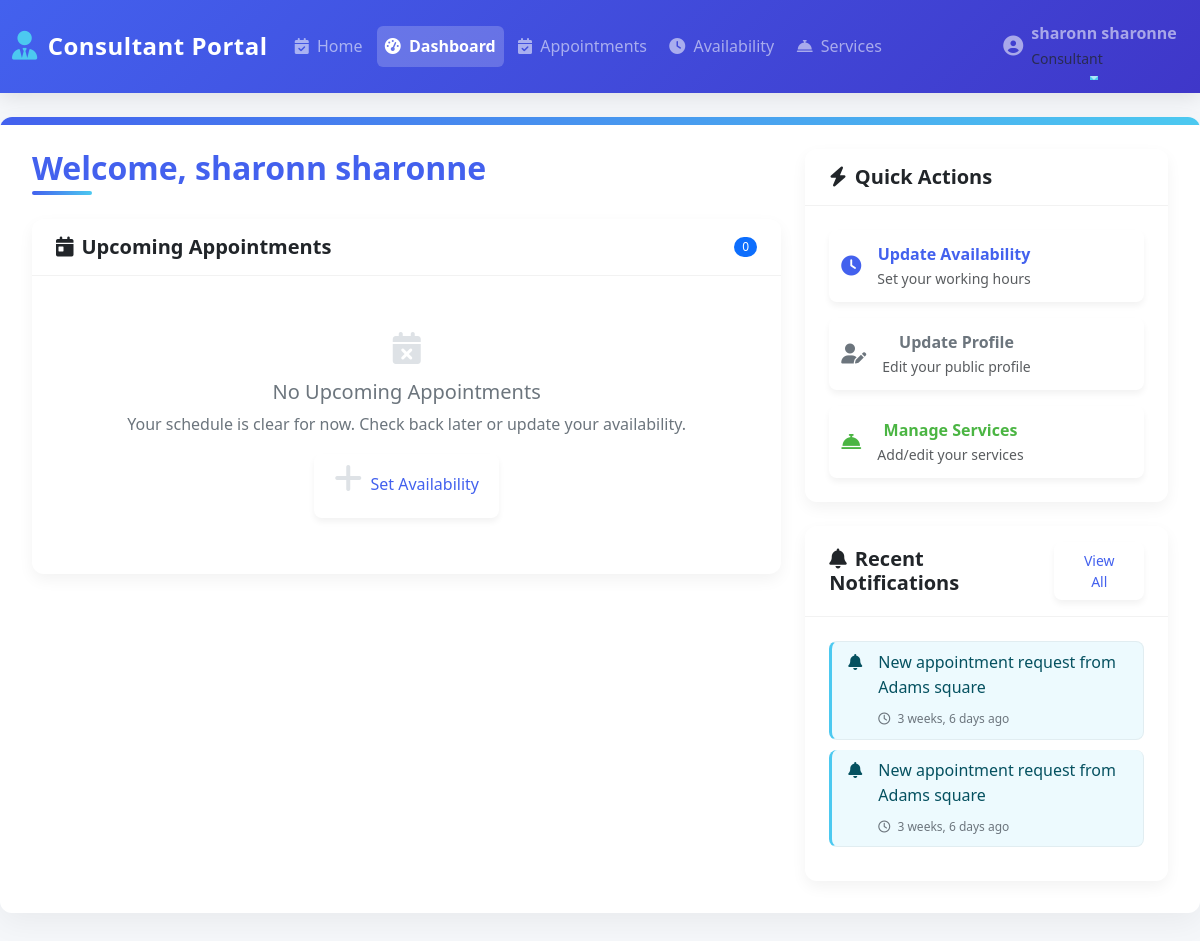
Screenshot of /consultant/dashboard/ (signed in) with the database file from the repository.
### assist/models.py (models this page shows, shortened)
class Consultant(models.Model):
    user = models.OneToOneField(
        User, on_delete=models.CASCADE, related_name="consultant_profile"
    )
    expertise = models.CharField(max_length=255)
    bio = models.TextField()
    hourly_rate = models.DecimalField(max_digits=8, decimal_places=2)
    is_active = models.BooleanField(default=True)
    photo = models.ImageField(upload_to="consultant/", null=True, blank=True)

class Notification(models.Model):
    user = models.ForeignKey(
        User, on_delete=models.CASCADE, related_name="notifications"
    )
    message = models.TextField()
    created_at = models.DateTimeField(auto_now_add=True)
    read = models.BooleanField(default=False)

### assist/views.py (the view)
@login_required
def consultant_dashboard(request):
    if not hasattr(request.user, "consultant_profile"):
        return redirect("access_denied")  # Or appropriate redirect
    consultant = request.user.consultant_profile
    upcoming_appointments = Appointment.objects.filter(
        consultant=consultant, start_time__gte=timezone.now(), status="confirmed"
    ).order_by("start_time")[:5]
    notifications = Notification.objects.filter(user=request.user, read=False).order_by(
        "-created_at"
    )[:5]
    context = {
        "consultant": consultant,
        "upcoming_appointments": upcoming_appointments,
        "notifications": notifications,
    }
    return render(request, "consultant/dashboard.html", context)

### assist/context_processors.py (called while the page is built)
def unread_notifications(request):
    unread_count = 0
    if request.user.is_authenticated:
        unread_count = request.user.notifications.filter(read=False).count()
    return {"unread_count": unread_count}

### assist/templates/consultant/dashboard.html (shortened to what this page needs)
{% extends 'consultant/base.html' %}
{% block content %}
<div class="row">
    <div class="col-lg-8">
        <h2 class="welcome-header">Welcome, {{ consultant.user.get_full_name }}</h2>
        <div class="card mt-4">
            <div class="card-header d-flex justify-content-between align-items-center">
                <h5><i class="fas fa-calendar-day me-2"></i>Upcoming Appointments</h5>
                <span class="badge bg-primary rounded-pill">{{ upcoming_appointments|length }}</span>
            </div>
            <div class="card-body">
                {% if upcoming_appointments %}
                    <div class="list-group">
                        {% for appointment in upcoming_appointments %}
                            <div class="list-group-item">
                                <div class="d-flex w-100 justify-content-between align-items-start">
                                    <div>
                                        <div class="d-flex align-items-center mb-2">
                                            <div class="avatar-sm me-3">
                                                <i class="fas fa-user-circle fa-2x text-muted"></i>
                                            </div>
                                            <div>
                                                <h6 class="mb-0">{{ appointment.client.user.get_full_name }}</h6>
                                                <small class="text-muted">
                                                    {% if appointment.service %}
                                                        {{ appointment.service.name }}
                                                    {% else %}
                                                        Custom Appointment
                                                    {% endif %}
                                                </small>
                                            </div>
                                        </div>
                                        <div class="ms-5 ps-3">
                                            <span class="badge bg-light text-dark me-2">
                                                <i class="fas fa-clock me-1"></i>
                                                {{ appointment.start_time|date:"M d, Y H:i" }}
                                            </span>
                                            <span class="badge bg-light text-dark">
                                                <i class="fas fa-video me-1"></i>
                                                {{ appointment.get_mode_display }}
                                            </span>
                                        </div>
                                    </div>
                                    <div class="dropdown">
                                        <button class="btn btn-sm btn-outline-secondary dropdown-toggle" type="button" data-bs-toggle="dropdown">
                                            <i class="fas fa-ellipsis-v"></i>
                                        </button>
                                        <ul class="dropdown-menu">
                                            <li><a class="dropdown-item" href="#"><i class="fas fa-eye me-2"></i>View Details</a></li>
                                            <li><a class="dropdown-item" href="#"><i class="fas fa-edit me-2"></i>Reschedule</a></li>
                                            <li><hr class="dropdown-divider"></li>
                                            <li><a class="dropdown-item text-danger" href="#"><i class="fas fa-times me-2"></i>Cancel</a></li>
                                        </ul>
                                    </div>
                                </div>
                            </div>
                        {% endfor %}
                    </div>
                    <a href="{% url 'consultant_appointments' %}" class="btn btn-primary mt-3">
                        <i class="fas fa-list me-1"></i> View All Appointments
                    </a>
                {% else %}
                    <div class="empty-state">
                        <i class="fas fa-calendar-times"></i>
                        <h5>No Upcoming Appointments</h5>
                        <p>Your schedule is clear for now. Check back later or update your availability.</p>
                        <a href="{% url 'consultant_availability' %}" class="btn btn-outline-primary">
                            <i class="fas fa-plus me-1"></i> Set Availability
                        </a>
                    </div>
                {% endif %}
            </div>
        </div>
    </div>
    <div class="col-lg-4">
        <div class="card">
            <div class="card-header">
                <h5><i class="fas fa-bolt me-2"></i>Quick Actions</h5>
            </div>
            <div class="card-body">
                <a href="{% url 'consultant_availability' %}" class="quick-action-btn btn btn-outline-primary d-flex align-items-center mb-3">
                    <i class="fas fa-clock fa-lg me-3"></i>
                    <div>
                        <div class="fw-bold">Update Availability</div>
                        <small class="text-muted">Set your working hours</small>
                    </div>
                </a>
                <a href="{% url 'update_consultant_profile' %}" class="quick-action-btn btn btn-outline-secondary d-flex align-items-center mb-3">
                    <i class="fas fa-user-edit fa-lg me-3"></i>
                    <div>
                        <div class="fw-bold">Update Profile</div>
                        <small class="text-muted">Edit your public profile</small>
                    </div>
                </a>
                <a href="{% url 'consultant_services' %}" class="quick-action-btn btn btn-outline-success d-flex align-items-center">
                    <i class="fas fa-concierge-bell fa-lg me-3"></i>
                    <div>
                        <div class="fw-bold">Manage Services</div>
                        <small class="text-muted">Add/edit your services</small>
                    </div>
                </a>
            </div>
        </div>
        <div class="card mt-4">
            <div class="card-header d-flex justify-content-between align-items-center">
                <h5><i class="fas fa-bell me-2"></i>Recent Notifications</h5>
                <a href="{% url 'consultant_notifications' %}" class="btn btn-sm btn-outline-primary">View All</a>
            </div>
            <div class="card-body">
                {% if notifications %}
                    <div class="list-group">
                        {% for notification in notifications %}
                            <a href="#" class="list-group-item list-group-item-action {% if not notification.read %}list-group-item-info{% endif %}">
                                <div class="d-flex align-items-start">
                                    <i class="fas
                                        {% if notification.notification_type == 'appointment' %}fa-calendar-check
                                        {% elif notification.notification_type == 'message' %}fa-envelope
                                        {% elif notification.notification_type == 'system' %}fa-info-circle
                                        {% else %}fa-bell{% endif %}
                                        me-3 mt-1"></i>
                                    <div>
                                        <p class="mb-1">{{ notification.message }}</p>
                                        <small class="notification-time">
                                            <i class="far fa-clock me-1"></i>
                                            {{ notification.created_at|timesince }} ago
                                        </small>
                                    </div>
                                </div>
                            </a>
                        {% endfor %}
                    </div>
                {% else %}
                    <div class="empty-state py-3">
                        <i class="fas fa-bell-slash"></i>
                        <h5>No Notifications</h5>
                        <p>You're all caught up!</p>
                    </div>
                {% endif %}
            </div>
        </div>
    </div>
</div>
{% endblock %}

### assist/templates/consultant/base.html (shortened to what this page needs)
<!DOCTYPE html>
<html lang="en">
<head>
    <link href="https://cdn.jsdelivr.net/npm/bootstrap@5.3.0/dist/css/bootstrap.min.css" rel="stylesheet">
    <link rel="stylesheet" href="https://cdnjs.cloudflare.com/ajax/libs/font-awesome/6.4.0/css/all.min.css">
</head>
<body>
    <nav class="navbar navbar-expand-lg navbar-dark">
        <div class="container-fluid">
            <a class="navbar-brand" href="{% url 'consultant_dashboard' %}">
                <i class="fas fa-user-tie"></i>
                Consultant Portal
            </a>
            <div class="collapse navbar-collapse" id="navbarNav">
                <ul class="navbar-nav me-auto">
                    <li class="nav-item">
                        <a class="nav-link" href="{% url 'home' %}">
                            <i class="fas fa-calendar-check me-1"></i>
                            Home
                        </a>
                    </li>
                    <li class="nav-item">
                        <a class="nav-link active" href="{% url 'consultant_dashboard' %}">
                            <i class="fas fa-tachometer-alt me-1"></i>
                            Dashboard
                        </a>
                    </li>
                    <li class="nav-item">
                        <a class="nav-link" href="{% url 'consultant_appointments' %}">
                            <i class="fas fa-calendar-check me-1"></i>
                            Appointments
                        </a>
                    </li>
                    <li class="nav-item">
                        <a class="nav-link" href="{% url 'consultant_availability' %}">
                            <i class="fas fa-clock me-1"></i>
                            Availability
                        </a>
                    </li>
                    <li class="nav-item">
                        <a class="nav-link" href="{% url 'consultant_services' %}">
                            <i class="fas fa-concierge-bell me-1"></i>
                            Services
                        </a>
                    </li>
                </ul>
                <ul class="navbar-nav">
                    <li class="nav-item dropdown">
                        <a class="nav-link dropdown-toggle d-flex align-items-center" href="#" id="navbarDropdown" role="button" data-bs-toggle="dropdown">
                            <div class="avatar me-2">
                                <i class="fas fa-user-circle fa-lg"></i>
                            </div>
                            <div>
                                <div class="fw-bold">{{ request.user.get_full_name }}</div>
                                <small class="text-muted">Consultant</small>
                            </div>
                        </a>
                    </li>
                </ul>
            </div>
        </div>
    </nav>
    <div class="container mt-4 fade-in">
        {% block content %}{% endblock %}
    </div>
</body>
</html>

### assist/templates/consultant/base.html (style rules this page uses)
:root { --primary-color: #4361ee; --secondary-color: #3f37c9; --accent-color: #4cc9f0; --light-color: #f8f9fa; --dark-color: #212529; --success-color: #4bb543; --warning-color: #ffcc00; --danger-color: #ff3333; --sidebar-width: 280px; }
body { font-family: 'Segoe UI', Tahoma, Geneva, Verdana, sans-serif; background-color: #f5f7fa; color: #333; line-height: 1.6; overflow-x: hidden; }
.navbar { background: linear-gradient(135deg, var(--primary-color), var(--secondary-color)); box-shadow: 0 4px 20px rgba(0, 0, 0, 0.1); padding: 0.8rem 0; }
.navbar-brand { font-weight: 700; font-size: 1.5rem; letter-spacing: 0.5px; display: flex; align-items: center; }
.navbar-brand i { margin-right: 10px; font-size: 1.8rem; color: var(--accent-color); }
.nav-link { font-weight: 500; padding: 0.5rem 1rem; margin: 0 0.2rem; border-radius: 6px; transition: all 0.3s ease; position: relative; }
.nav-link.active { background-color: rgba(255, 255, 255, 0.2); font-weight: 600; }
.nav-link::after { content: ''; position: absolute; bottom: 0; left: 50%; transform: translateX(-50%); width: 0; height: 2px; background-color: var(--accent-color); transition: width 0.3s ease; }
.container { max-width: 1400px; padding: 2rem; background-color: white; border-radius: 12px; box-shadow: 0 10px 30px rgba(0, 0, 0, 0.05); margin-top: 2rem; margin-bottom: 2rem; position: relative; overflow: hidden; }
.container::before { content: ''; position: absolute; top: 0; left: 0; width: 100%; height: 8px; background: linear-gradient(90deg, var(--primary-color), var(--accent-color)); }
.badge { font-weight: 500; padding: 0.35em 0.65em; border-radius: 50px; font-size: 0.75em; letter-spacing: 0.5px; }
.btn { border-radius: 8px; padding: 0.5rem 1.25rem; font-weight: 500; transition: all 0.3s ease; border: none; box-shadow: 0 4px 6px rgba(0, 0, 0, 0.05); }
.card { border: none; border-radius: 12px; box-shadow: 0 6px 15px rgba(0, 0, 0, 0.05); transition: all 0.3s ease; overflow: hidden; }
.card-header { background-color: white; border-bottom: 1px solid rgba(0, 0, 0, 0.05); font-weight: 600; padding: 1rem 1.5rem; }
.card-body { padding: 1.5rem; }
.fade-in { animation: fadeIn 0.5s ease forwards; }

### assist/templates/consultant/dashboard.html (style rules this page uses)
.welcome-header { color: var(--primary-color); font-weight: 700; margin-bottom: 1.5rem; position: relative; padding-bottom: 0.5rem; }
.welcome-header::after { content: ''; position: absolute; bottom: 0; left: 0; width: 60px; height: 4px; background: linear-gradient(90deg, var(--primary-color), var(--accent-color)); border-radius: 2px; }
.card-header h5 { font-weight: 600; color: var(--dark-color); margin: 0; }
.list-group-item { border-radius: 8px !important; margin-bottom: 10px; border: 1px solid rgba(0, 0, 0, 0.05); transition: all 0.3s ease; }
.list-group-item-info { background-color: rgba(76, 201, 240, 0.1); border-left: 3px solid var(--accent-color); }
.quick-action-btn { transition: all 0.3s ease; border-radius: 8px; padding: 0.75rem; text-align: center; font-weight: 500; }
.btn-outline-primary { color: var(--primary-color); border-color: var(--primary-color); }
.btn-outline-secondary { color: #6c757d; border-color: #6c757d; }
.btn-outline-success { color: var(--success-color); border-color: var(--success-color); }
.notification-time { font-size: 0.75rem; color: #6c757d; }
.empty-state { text-align: center; padding: 2rem; color: #6c757d; }
.empty-state i { font-size: 2rem; margin-bottom: 1rem; color: #dee2e6; }

### rows the page displays
Consultant: user.get_full_name "sharonn sharonne"
Notification: message "New appointment request from Adams square", created_at "3 weeks, 6 days"
Notification: message "New appointment request from Adams square", created_at "3 weeks, 6 days"

### other values shown
{{ request.user.get_full_name }} "sharonn sharonne"
{{ upcoming_appointments|length }} "0"
